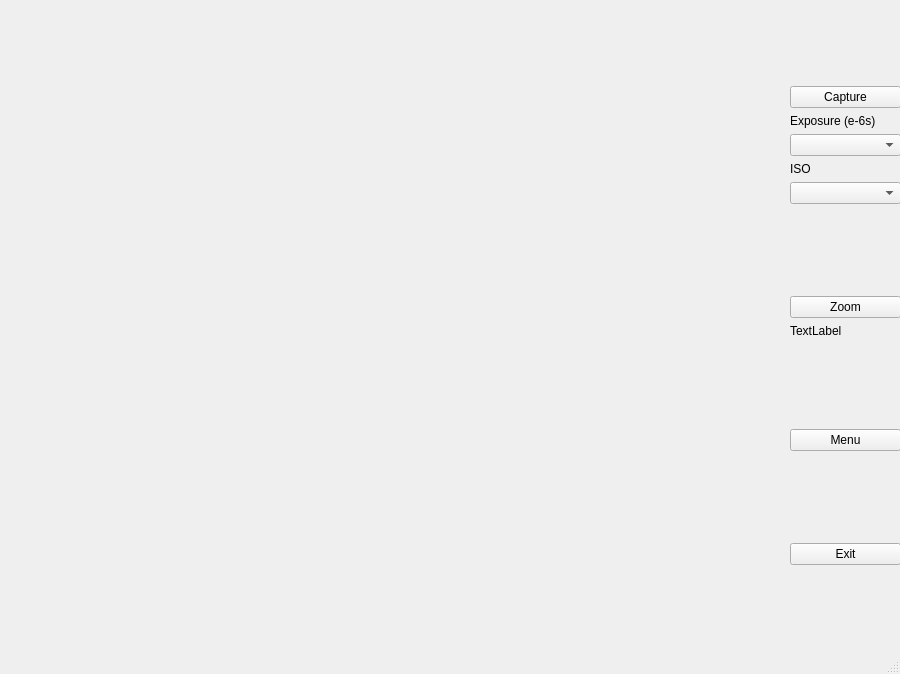
<?xml version="1.0" encoding="UTF-8"?>
<ui version="4.0">
 <class>Viewfinder</class>
 <widget class="QMainWindow" name="Viewfinder">
  <property name="geometry">
   <rect>
    <x>0</x>
    <y>0</y>
    <width>900</width>
    <height>674</height>
   </rect>
  </property>
  <property name="maximumSize">
   <size>
    <width>900</width>
    <height>674</height>
   </size>
  </property>
  <property name="windowTitle">
   <string>MainWindow</string>
  </property>
  <widget class="QWidget" name="centralwidget">
   <widget class="QWidget" name="gridLayoutWidget">
    <property name="geometry">
     <rect>
      <x>-1</x>
      <y>-1</y>
      <width>901</width>
      <height>661</height>
     </rect>
    </property>
    <layout class="QGridLayout" name="Preview"/>
   </widget>
   <widget class="QWidget" name="verticalLayoutWidget">
    <property name="geometry">
     <rect>
      <x>790</x>
      <y>0</y>
      <width>111</width>
      <height>651</height>
     </rect>
    </property>
    <layout class="QVBoxLayout" name="Button_row">
     <item>
      <spacer name="verticalSpacer_5">
       <property name="orientation">
        <enum>Qt::Vertical</enum>
       </property>
       <property name="sizeHint" stdset="0">
        <size>
         <width>20</width>
         <height>40</height>
        </size>
       </property>
      </spacer>
     </item>
     <item>
      <widget class="QPushButton" name="Capture_button">
       <property name="text">
        <string>Capture</string>
       </property>
      </widget>
     </item>
     <item>
      <widget class="QLabel" name="exposure_label">
       <property name="text">
        <string>Exposure (e-6s)</string>
       </property>
      </widget>
     </item>
     <item>
      <widget class="QComboBox" name="exposure_choice"/>
     </item>
     <item>
      <widget class="QLabel" name="ISO_label">
       <property name="text">
        <string>ISO</string>
       </property>
      </widget>
     </item>
     <item>
      <widget class="QComboBox" name="ISO_choice"/>
     </item>
     <item>
      <spacer name="verticalSpacer_2">
       <property name="orientation">
        <enum>Qt::Vertical</enum>
       </property>
       <property name="sizeHint" stdset="0">
        <size>
         <width>20</width>
         <height>40</height>
        </size>
       </property>
      </spacer>
     </item>
     <item>
      <widget class="QPushButton" name="Zoom_button">
       <property name="text">
        <string>Zoom</string>
       </property>
      </widget>
     </item>
     <item>
      <widget class="QLabel" name="ZoomLabel">
       <property name="text">
        <string>TextLabel</string>
       </property>
      </widget>
     </item>
     <item>
      <spacer name="verticalSpacer">
       <property name="orientation">
        <enum>Qt::Vertical</enum>
       </property>
       <property name="sizeHint" stdset="0">
        <size>
         <width>20</width>
         <height>40</height>
        </size>
       </property>
      </spacer>
     </item>
     <item>
      <widget class="QPushButton" name="Menu_Button">
       <property name="text">
        <string>Menu</string>
       </property>
      </widget>
     </item>
     <item>
      <spacer name="verticalSpacer_3">
       <property name="orientation">
        <enum>Qt::Vertical</enum>
       </property>
       <property name="sizeHint" stdset="0">
        <size>
         <width>20</width>
         <height>40</height>
        </size>
       </property>
      </spacer>
     </item>
     <item>
      <widget class="QPushButton" name="Exit">
       <property name="text">
        <string>Exit</string>
       </property>
      </widget>
     </item>
     <item>
      <spacer name="verticalSpacer_4">
       <property name="orientation">
        <enum>Qt::Vertical</enum>
       </property>
       <property name="sizeHint" stdset="0">
        <size>
         <width>20</width>
         <height>40</height>
        </size>
       </property>
      </spacer>
     </item>
    </layout>
   </widget>
  </widget>
  <widget class="QStatusBar" name="statusbar"/>
 </widget>
 <resources/>
 <connections/>
</ui>
